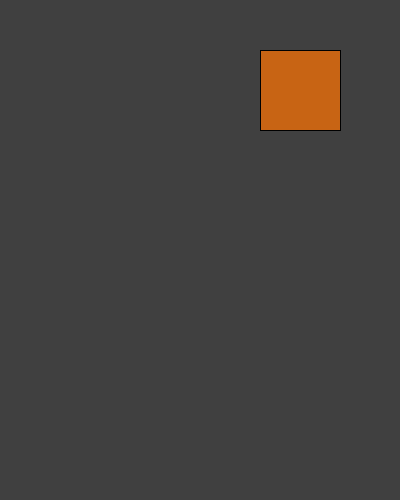
Frame 1 (no input)
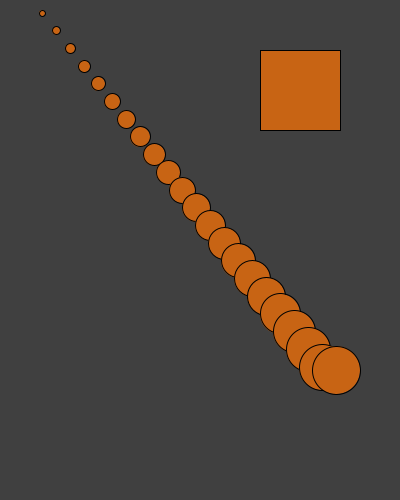
Frame 60 (the mouse pressed at the canvas centre just before this capture)
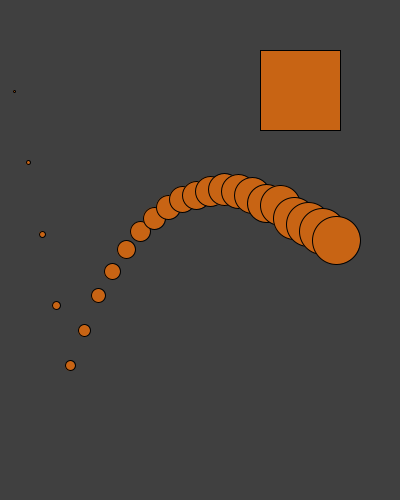
Frame 120 (the mouse held since frame 60 and released just before this capture)

The Processing sketch that drew these frames (run headless with seeded random() and noise(); from frame 60 on, the mouse is pressed at the canvas centre):

// Processing sketch: processing_58236
// ── processing_58236.pde


Ball[] balls = new Ball[25];

boolean animate = true;


int btnX = 260;
int btnY = 50;
int btnW = 80;
int btnH = 80;





void setup() {
  size(400, 500);
  smooth();

  for (int i=0; i<25; i++)
    balls[i]= new Ball(2*i, .01*i, width/28*i);
}


void draw () {
  background(64);
  for (int i=0; i<25; i++) {
    balls[i].move();
    balls[i].display();
  }
  if (animate == true) {
    fill(200, 100, 20);
  }
  else { 
    fill(100, 20, 20);
  }
  rect(btnX, btnY, btnW, btnH);
}


void mousePressed() {
  if ( mouseX > btnX && mouseX < (btnX+btnW) && mouseY > btnY && mouseY < (btnY+btnH)) {
    
    animate = !animate;   // on = (not)on
  }
}

class Ball {

  float speed;
  float gravity;
  float xpos;
  float ypos ;
  float dimensions; 

  Ball (float dimensions2, float speed2, float xpos2) {
    speed = 1;
    gravity = speed2;
    xpos = xpos2;
    ypos = -100;
    dimensions = dimensions2;
  }

  void display () {
    ellipse (xpos, ypos, dimensions, dimensions);
  }
  
  void move() {
    if (animate == true) {
      ypos = ypos + speed;
      speed = speed + gravity;
      if (ypos > height-130) {
        speed *= -0.6; 
        ypos = height-130; // resets ball position so it doesnt get stuck
      }
    }
  }
}
